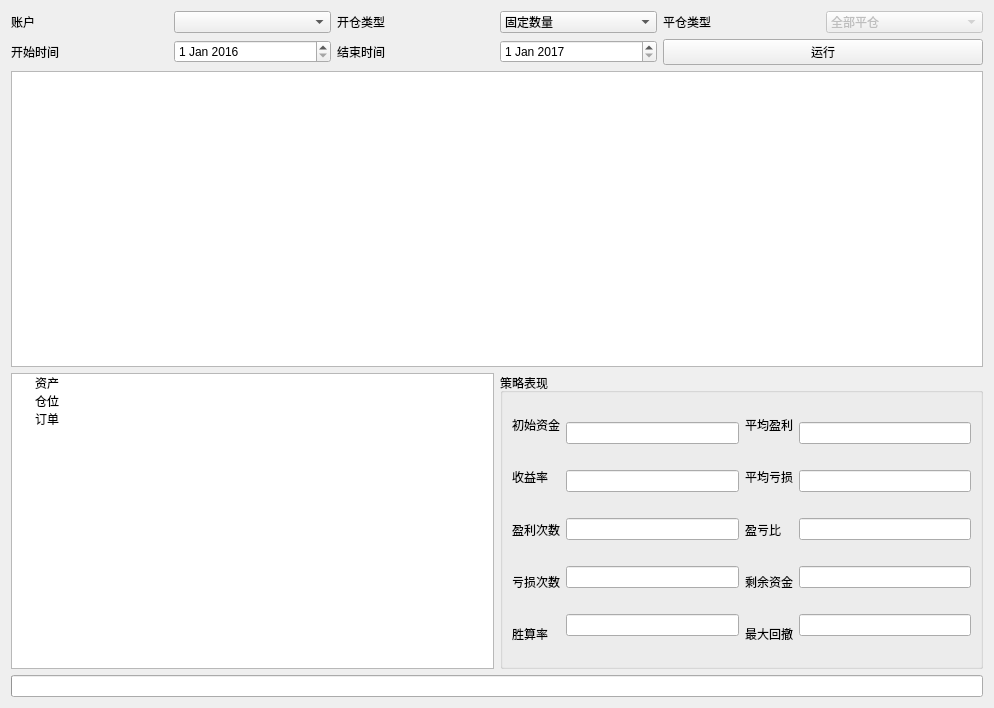
<?xml version="1.0" encoding="UTF-8"?>
<ui version="4.0">
 <class>Form</class>
 <widget class="QWidget" name="Form">
  <property name="geometry">
   <rect>
    <x>0</x>
    <y>0</y>
    <width>994</width>
    <height>708</height>
   </rect>
  </property>
  <property name="windowTitle">
   <string>Form</string>
  </property>
  <property name="windowIcon">
   <iconset>
    <normaloff>../icon/analysis.png</normaloff>../icon/analysis.png</iconset>
  </property>
  <layout class="QVBoxLayout" name="verticalLayout_5">
   <item>
    <layout class="QHBoxLayout" name="horizontalLayout_10">
     <item>
      <layout class="QHBoxLayout" name="horizontalLayout_3">
       <item>
        <widget class="QLabel" name="label_4">
         <property name="text">
          <string>账户</string>
         </property>
        </widget>
       </item>
       <item>
        <widget class="QComboBox" name="account"/>
       </item>
      </layout>
     </item>
     <item>
      <layout class="QHBoxLayout" name="horizontalLayout_6">
       <item>
        <widget class="QLabel" name="label_5">
         <property name="text">
          <string>开仓类型</string>
         </property>
        </widget>
       </item>
       <item>
        <widget class="QComboBox" name="open_type">
         <item>
          <property name="text">
           <string>固定数量</string>
          </property>
         </item>
         <item>
          <property name="text">
           <string>固定金额</string>
          </property>
         </item>
         <item>
          <property name="text">
           <string>资金比例</string>
          </property>
         </item>
        </widget>
       </item>
      </layout>
     </item>
     <item>
      <layout class="QHBoxLayout" name="horizontalLayout_9">
       <item>
        <widget class="QLabel" name="label_6">
         <property name="text">
          <string>平仓类型</string>
         </property>
        </widget>
       </item>
       <item>
        <widget class="QComboBox" name="close_type">
         <property name="enabled">
          <bool>false</bool>
         </property>
         <item>
          <property name="text">
           <string>全部平仓</string>
          </property>
         </item>
         <item>
          <property name="text">
           <string>比例平仓</string>
          </property>
         </item>
        </widget>
       </item>
      </layout>
     </item>
    </layout>
   </item>
   <item>
    <layout class="QHBoxLayout" name="horizontalLayout_11">
     <item>
      <layout class="QHBoxLayout" name="horizontalLayout">
       <item>
        <widget class="QLabel" name="label_2">
         <property name="text">
          <string>开始时间</string>
         </property>
        </widget>
       </item>
       <item>
        <widget class="QDateEdit" name="start_date">
         <property name="dateTime">
          <datetime>
           <hour>0</hour>
           <minute>0</minute>
           <second>0</second>
           <year>2016</year>
           <month>1</month>
           <day>1</day>
          </datetime>
         </property>
        </widget>
       </item>
      </layout>
     </item>
     <item>
      <layout class="QHBoxLayout" name="horizontalLayout_2">
       <item>
        <widget class="QLabel" name="label_3">
         <property name="text">
          <string>结束时间</string>
         </property>
        </widget>
       </item>
       <item>
        <widget class="QDateEdit" name="end_date">
         <property name="dateTime">
          <datetime>
           <hour>0</hour>
           <minute>0</minute>
           <second>0</second>
           <year>2017</year>
           <month>1</month>
           <day>1</day>
          </datetime>
         </property>
        </widget>
       </item>
      </layout>
     </item>
     <item>
      <widget class="QPushButton" name="pushButton">
       <property name="text">
        <string>运行</string>
       </property>
       <property name="icon">
        <iconset>
         <normaloff>../icon/run.png</normaloff>../icon/run.png</iconset>
       </property>
      </widget>
     </item>
    </layout>
   </item>
   <item>
    <widget class="QGraphicsView" name="graphicsView"/>
   </item>
   <item>
    <layout class="QHBoxLayout" name="horizontalLayout_8">
     <item>
      <widget class="QTreeWidget" name="result_tree">
       <attribute name="headerVisible">
        <bool>false</bool>
       </attribute>
       <column>
        <property name="text">
         <string>New Column</string>
        </property>
       </column>
       <item>
        <property name="text">
         <string>资产</string>
        </property>
        <property name="whatsThis">
         <string>cash</string>
        </property>
       </item>
       <item>
        <property name="text">
         <string>仓位</string>
        </property>
       </item>
       <item>
        <property name="text">
         <string>订单</string>
        </property>
       </item>
      </widget>
     </item>
     <item>
      <widget class="QGroupBox" name="groupBox">
       <property name="title">
        <string>策略表现</string>
       </property>
       <layout class="QHBoxLayout" name="horizontalLayout_7">
        <item>
         <layout class="QHBoxLayout" name="horizontalLayout_4">
          <item>
           <layout class="QVBoxLayout" name="verticalLayout_2">
            <item>
             <widget class="QLabel" name="label">
              <property name="text">
               <string>初始资金</string>
              </property>
             </widget>
            </item>
            <item>
             <widget class="QLabel" name="label_12">
              <property name="text">
               <string>收益率</string>
              </property>
             </widget>
            </item>
            <item>
             <widget class="QLabel" name="label_13">
              <property name="text">
               <string>盈利次数</string>
              </property>
             </widget>
            </item>
            <item>
             <widget class="QLabel" name="label_14">
              <property name="text">
               <string>亏损次数</string>
              </property>
             </widget>
            </item>
            <item>
             <widget class="QLabel" name="label_15">
              <property name="text">
               <string>胜算率</string>
              </property>
             </widget>
            </item>
           </layout>
          </item>
          <item>
           <layout class="QVBoxLayout" name="verticalLayout">
            <item>
             <widget class="QLineEdit" name="init_capital"/>
            </item>
            <item>
             <widget class="QLineEdit" name="profit_ratio"/>
            </item>
            <item>
             <widget class="QLineEdit" name="win_count"/>
            </item>
            <item>
             <widget class="QLineEdit" name="lose_count"/>
            </item>
            <item>
             <widget class="QLineEdit" name="win_ratio"/>
            </item>
           </layout>
          </item>
         </layout>
        </item>
        <item>
         <layout class="QHBoxLayout" name="horizontalLayout_5">
          <item>
           <layout class="QVBoxLayout" name="verticalLayout_4">
            <item>
             <widget class="QLabel" name="label_17">
              <property name="text">
               <string>平均盈利</string>
              </property>
             </widget>
            </item>
            <item>
             <widget class="QLabel" name="label_18">
              <property name="text">
               <string>平均亏损</string>
              </property>
             </widget>
            </item>
            <item>
             <widget class="QLabel" name="label_19">
              <property name="text">
               <string>盈亏比</string>
              </property>
             </widget>
            </item>
            <item>
             <widget class="QLabel" name="label_20">
              <property name="text">
               <string>剩余资金</string>
              </property>
             </widget>
            </item>
            <item>
             <widget class="QLabel" name="label_16">
              <property name="text">
               <string>最大回撤</string>
              </property>
             </widget>
            </item>
           </layout>
          </item>
          <item>
           <layout class="QVBoxLayout" name="verticalLayout_3">
            <item>
             <widget class="QLineEdit" name="average_win"/>
            </item>
            <item>
             <widget class="QLineEdit" name="average_loss"/>
            </item>
            <item>
             <widget class="QLineEdit" name="win_loss"/>
            </item>
            <item>
             <widget class="QLineEdit" name="final_capital"/>
            </item>
            <item>
             <widget class="QLineEdit" name="max_draw_down"/>
            </item>
           </layout>
          </item>
         </layout>
        </item>
       </layout>
      </widget>
     </item>
    </layout>
   </item>
   <item>
    <widget class="QProgressBar" name="progressBar">
     <property name="value">
      <number>0</number>
     </property>
     <property name="textVisible">
      <bool>false</bool>
     </property>
    </widget>
   </item>
  </layout>
 </widget>
 <resources/>
 <connections/>
</ui>
